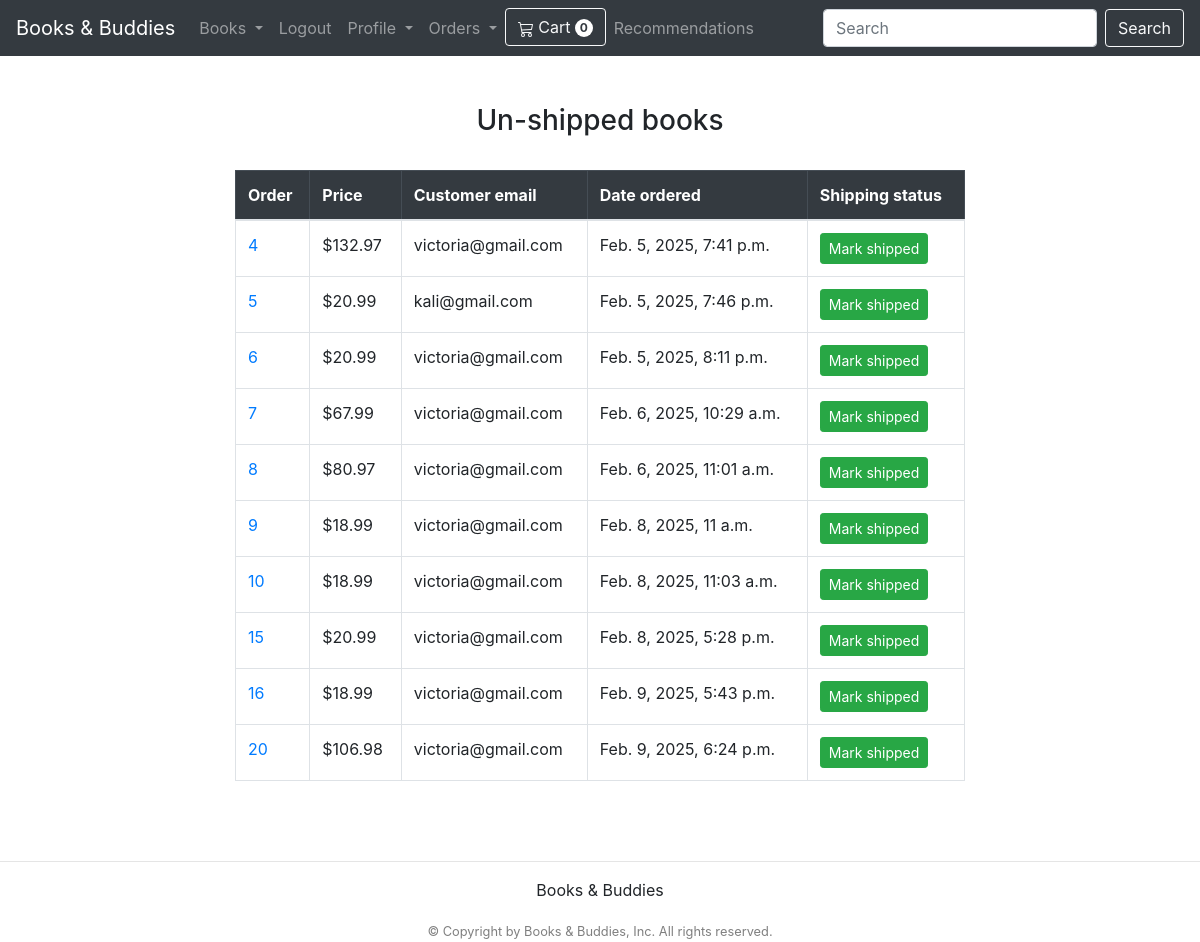
Page /payment/not_shipped_dash (signed in) on the committed database.
### payment/models.py (models this page shows, shortened)
class Order(models.Model):
    user = models.ForeignKey(User, on_delete=models.CASCADE, null=True, blank=True)
    full_name = models.CharField(max_length=50)
    email = models.EmailField(max_length=100)
    shipping_address = models.TextField(max_length=15000)
    amount_paid = models.DecimalField(max_digits=10, decimal_places=2)
    date_ordered = models.DateTimeField(auto_now_add=True)
    shipped = models.BooleanField(default=False)
    date_shipped = models.DateTimeField(blank=True, null=True)

### payment/views.py (the view, shortened to what this page needs)
# urls.py: path('not_shipped_dash', views.not_shipped_dash, name='not_shipped_dash'),
def not_shipped_dash(request: HttpRequest) -> HttpResponse:
    if request.user.is_authenticated and request.user.is_superuser:
        orders_obj = Order.objects.filter(shipped=False)
        return render(request, "payment/not_shipped_dash.html", {"orders":orders_obj})
    messages.success(request, "Access denied")
    return redirect('home')

### cart/cart.py (called while the page is built)
    def __len__(self):
        return len(self.cart)

### cart/context_processors.py (called while the page is built)
def cart(request):
    return {'cart': Cart(request)}

### payment/templates/payment/not_shipped_dash.html (shortened to what this page needs)
{% extends 'accounts/main.html' %}
{% block content %}
<div class="container">
    <div class="row">
            <div class="col-8 mx-auto">
                <br/><br/>
                <h3 class="text-center">Un-shipped books</h3>
                <br/>
                <table class="table table-hover table-bordered">
                    <thead class="table-dark">
                      <tr>
                        <th scope="col">Order</th>
                        <th scope="col">Price</th>
                        <th scope="col">Customer email</th>
                        <th scope="col">Date ordered</th>
                        <th scope="col">Shipping status</th>
                      </tr>
                    </thead>
                    <tbody>
                        {% for item in orders %}
                            <tr>
                                <td><a href="{% url 'orders' item.id %}">{{ item.id }}</a></td>
                                <td>${{ item.amount_paid }}</td>
                                <td>{{ item.email }}</td>
                                <td>{{ item.date_ordered }}</td>
                                <td>
                                    <form method="POST">
                                        <button type="submit" class="btn btn-success btn-sm">Mark shipped</button>
                                    </form>
                                </td>
                            </tr>
                        {% endfor %}
                    </tbody>
                  </table>
                <br/><br/>
            </div>
    </div>
</div>
{% endblock %}

### rows in the picture
Order: id "4", amount_paid "132.97", email "victoria@gmail.com", date_ordered "Feb. 5, 2025, 7:41 p.m."
Order: id "5", amount_paid "20.99", email "kali@gmail.com", date_ordered "Feb. 5, 2025, 7:46 p.m."
Order: id "6", amount_paid "20.99", email "victoria@gmail.com", date_ordered "Feb. 5, 2025, 8:11 p.m."
Order: id "7", amount_paid "67.99", email "victoria@gmail.com", date_ordered "Feb. 6, 2025, 10:29 a.m."
Order: id "8", amount_paid "80.97", email "victoria@gmail.com", date_ordered "Feb. 6, 2025, 11:01 a.m."
Order: id "9", amount_paid "18.99", email "victoria@gmail.com", date_ordered "Feb. 8, 2025, 11 a.m."
Order: id "10", amount_paid "18.99", email "victoria@gmail.com", date_ordered "Feb. 8, 2025, 11:03 a.m."
Order: id "15", amount_paid "20.99", email "victoria@gmail.com", date_ordered "Feb. 8, 2025, 5:28 p.m."
Order: id "16", amount_paid "18.99", email "victoria@gmail.com", date_ordered "Feb. 9, 2025, 5:43 p.m."
Order: id "20", amount_paid "106.98", email "victoria@gmail.com", date_ordered "Feb. 9, 2025, 6:24 p.m."

### other values in the picture
{{ cart|length }} "0"
